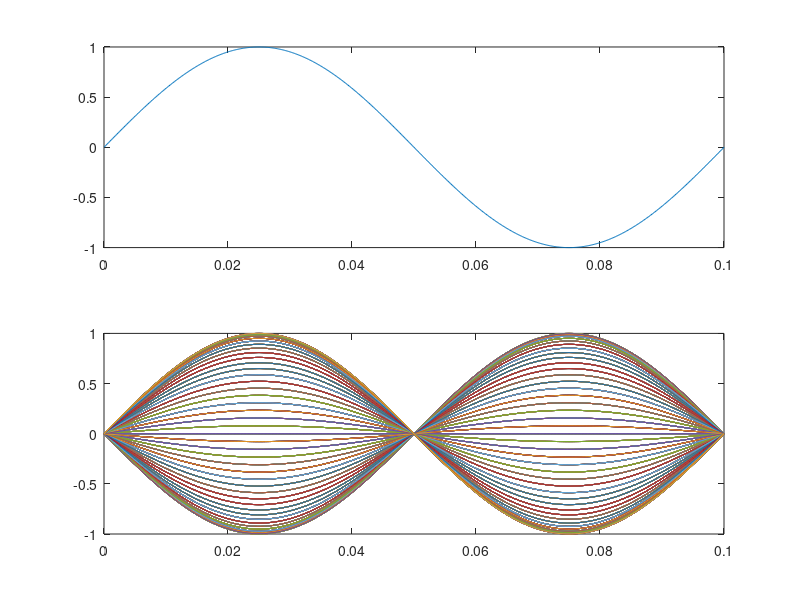

Write the MATLAB code that produced this figure.
Fs = 8000; % Sampling rate is 8000 samples per second.
Fc = 300; % Carrier frequency in Hz
t = [0:.1*Fs]'/Fs; % Sampling times for .1 second
x = sin(20*pi*t); % Representation of the signal
y = ammod(x,Fc,Fs); % Modulate x to produce y.
figure;
subplot(2,1,1); plot(t,x); % Plot x on top.
subplot(2,1,2); plot(t,y)% Plot y below.